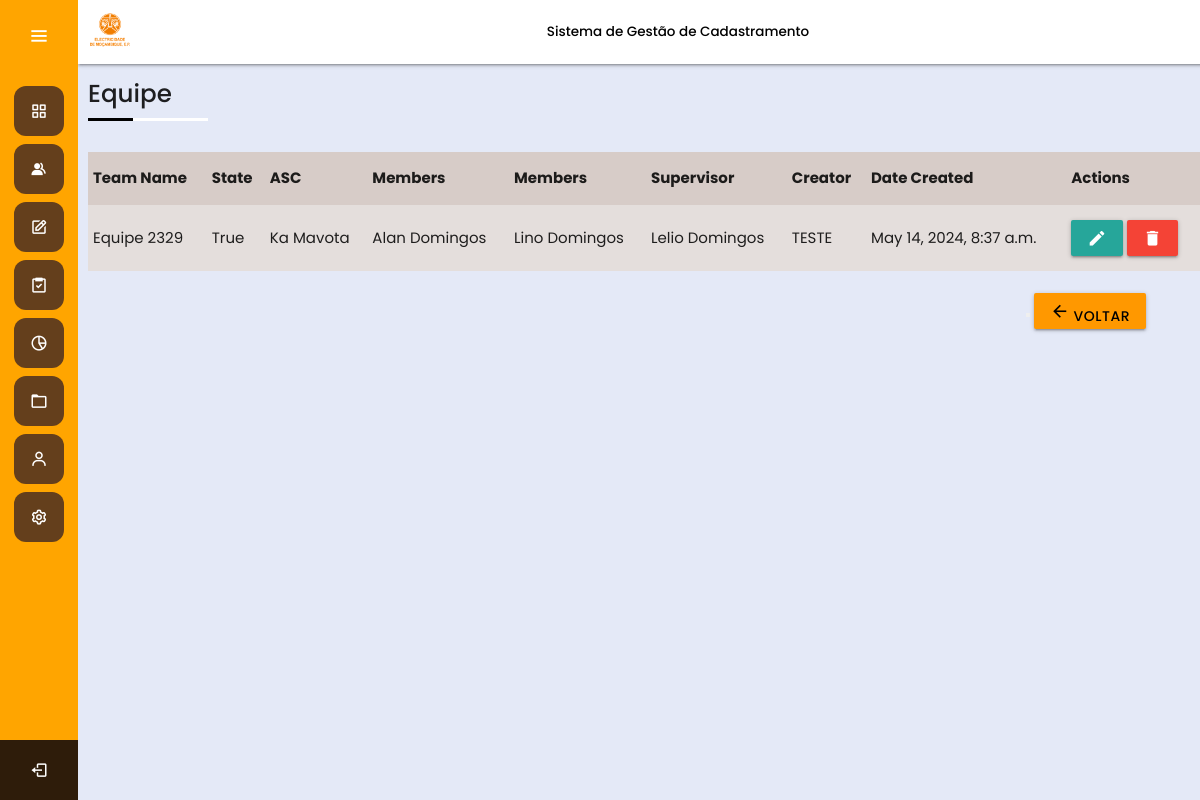
The app's page /team/team-detail/18/ (signed in) with its own data.
### Team/models.py (models this page shows, shortened)
class Team(models.Model):
    name = models.CharField(max_length=100, unique=True)
    slug = models.SlugField(default="", null=False)
    state = models.BooleanField(default=True)
    asc = models.ForeignKey(ASC, on_delete=models.CASCADE)
    creator = models.ForeignKey(User, on_delete=models.CASCADE, related_name='created_teams')
    membros = models.ForeignKey(User, on_delete=models.CASCADE, related_name='teams_members', limit_choices_to={'user_type__in':['tecnico_campo']}, default=1)
    membros_1 = models.ForeignKey(User, on_delete=models.CASCADE, related_name='teams_members_1', limit_choices_to={'user_type__in':['tecnico_campo']}, default=1)
    supervisor = models.ForeignKey(User, on_delete=models.CASCADE, related_name='teams_supervisor', limit_choices_to={'user_type__in':['supervisor_campo']}, default=1)
    date_created = models.DateTimeField(default=timezone.now)

### Accounts/models.py (models this page shows, shortened)
class ASC(models.Model):
    nome = models.CharField(max_length = 30)
    codigo_ASC = models.CharField(max_length = 2)
    direccao_regional = models.ForeignKey(Direccao_Regional, on_delete=models.CASCADE)
    def __str__(self):
        return self.nome

class User(AbstractUser):
    ASC = models.ForeignKey(ASC, on_delete=models.SET_NULL, null=True, blank=True)
    USER_TYPE_CHOICES = (
        ('tecnico_campo', 'Operador de Campo'),
        ('supervisor_campo', 'Supervisor de Campo'),
        ('tecnico_office', 'Tecnico Office'),
        ('supervisor_ASC', 'Supervisor ASC'),
        ('supervisor_regiao', 'Supervisor da Região'),
        ('direccao_central', 'Direcção Central'),
    )
    user_type = models.CharField(max_length=20, choices=USER_TYPE_CHOICES)
    USERNAME_FIELD = 'username'
    REQUIRED_FIELDS = ['email']
    objects = CustomUsuario()

### Team/views.py (the view, shortened to what this page needs)
# urls.py: path('team-detail/<int:pk>/', Detailview.as_view(), name='team_detail'),
class Detailview(DetailView):
  model = Team
  template_name = 'team_detail.html'
  context_object_name = 'detail'
  def get_context_data(self, **kwargs):
    context = super().get_context_data(**kwargs)
    details = Team.objects.filter(pk=self.kwargs.get('pk'))
    context['detail'] = details.first()  # Assumindo que você precisa apenas de um detalhe
    return context

### templates/team_detail.html (shortened to what this page needs)
{% extends "base.html" %}
{% load static %}
{% load materializecss %}
{% block page_header %}
  Equipe
{% endblock page_header %}
{% block content_main %}
<div class="row">
    <div class="col s3">
    </div>
    <div class="col s3">
    </div>
</div>
<table class="striped brown lighten-4" >
    <thead>
      <tr>
          <th>Team Name</th>
          <th>State</th>
          <th>ASC</th>
          <th>Members</th>
          <th>Members</th>
          <th>Supervisor</th>
          <th>Creator</th>
          <th>Date Created</th>
          <th>Actions</th>
      </tr>
    </thead>
    <tbody>
      <tr>
        <td>{{detail.name}}</td>
        <td>{{detail.state}}</td>
        <td>{{detail.asc}}</td>
        <td>{{detail.membros.first_name}}</td>
        <td>{{detail.membros_1.first_name}}</td>
        <td>{{detail.supervisor.first_name}}</td>
        <td>{{detail.creator}}</td>
        <td>{{detail.date_created}}</td>
        <td>
           <a href="{% url 'Team:team_edit' pk=detail.pk %}" class="waves-effect waves-light btn"><i class="material-icons" data-toggle="tooltip" title="Edit">edit</i></a>
          <a href="#modal2" class="waves-effect waves-light btn red modal-trigger"> <i class="material-icons" data-toggle="tooltip" title="Delete">delete</i></a>
  </div>
<br>
<div class="row">
    <div class="col s2 right">
      <button type="button"></button>
      <a href="{% url 'Team:team_show' %}" class="btn orange black-text"><i class="material-icons">arrow_back</i> Voltar </a>
    </div>
  </div>
{% endblock content_main %}

### static/css/style.css (style rules this page uses)
* { margin: 0; padding: 0; box-sizing: border-box; font-family: "Poppins" , sans-serif; }
:root { --third-padding: 5px; --main-margin: 25px; --fourth-padding: 14px; --white-color: #fff; }
.black-text { font-size: 0.90rem; font-weight: 500; }

### records on screen
Team: name "Equipe 2329", state "True", asc "Ka Mavota", membros.first_name "Alan Domingos", membros_1.first_name "Lino Domingos", supervisor.first_name "Lelio Domingos", creator "TESTE", date_created "May 14, 2024, 8:37 a.m."
